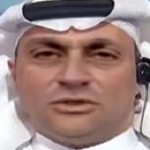
#> input picture uploads/0200.png, 150 x 150 px, found by its file name; its folder holds only this picture in this run
$ python detect.py
#> lines starting #> are read from the running program, lines starting #| are printed output that depends on the picture
import os
import cv2
import numpy as np
from scipy.stats import chisquare
import logging
import pandas as pd
from datetime import datetime

# Configure logging
logging.basicConfig(level=logging.INFO, format='%(asctime)s - %(message)s')

def benfords_law_test(data):
    observed_counts = [data.count(str(digit)) for digit in range(1, 10)]

    # Check if all observed counts are zero
    if all(count == 0 for count in observed_counts):
        logging.info("All observed counts are zero. Skipping analysis.")
        return None

    expected_counts = [len(data) * np.log10(1 + 1/digit) for digit in range(1, 10)]

    # Normalize counts
    total_observed = sum(observed_counts)
    total_expected = sum(expected_counts)

    observed_freq = [count / total_observed for count in observed_counts]
    expected_freq = [count / total_expected for count in expected_counts]

    chi2, p_value = chisquare(f_obs=observed_freq, f_exp=expected_freq)

    return p_value

def analyze_image(image_path):
    img = cv2.imread(image_path, cv2.IMREAD_GRAYSCALE)

    # Check if the image was loaded successfully
    if img is None:
        # logging.error(f"Error loading image: {image_path}")
        return None

    flattened_image = img.flatten()
    features = [str(int(value)) for value in flattened_image]

    return features


def main(image_folder):
    data = []

    threshold = 0.96
    scan_result = ""  # Initialize an empty string to store the current scan result

    for image_file in os.listdir(image_folder):
        if image_file.lower() == ".ds_store":
            continue  # Skip .DS_Store files

        image_path = os.path.join(image_folder, image_file)

        features = analyze_image(image_path)
#> in analyze_image, `img = cv2.imread(image_path, cv2.IMREAD_GRAYSCALE)`:
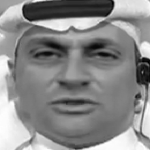
#> img: shape (150, 150); min 0, max 255, mean 136.5
#> in analyze_image, `features = [str(int(value)) for value in flattened_image]`: features = 22500 items
#> features = 22500 items

        # Check if image analysis was successful
        if features is not None:
            p_value = benfords_law_test(features)
#> in benfords_law_test, `observed_counts = [data.count(str(digit)) for digit in range(1, 10)]`: observed_counts = [2, 2, 1, 0, 1, 0, 1, 7, 8]
#> in benfords_law_test, `expected_counts = [len(data) * np.log10(1 + 1/digit) for digit in rang..`: expected_counts = [6773.2, 3962.1, 2811.1, 2180.5, 1781.6, 1506.3, 1304.8, 1150.9, 1029.5]
#> in benfords_law_test, `total_observed = sum(observed_counts)`: total_observed = 22
#> in benfords_law_test, `total_expected = sum(expected_counts)`: total_expected = 22500
#> in benfords_law_test, `observed_freq = [count / total_observed for count in observed_counts]`: observed_freq = [0.0909, 0.0909, 0.0455, 0, 0.0455, 0, 0.0455, 0.318, 0.364]
#> in benfords_law_test, `expected_freq = [count / total_expected for count in expected_counts]`: expected_freq = [0.301, 0.176, 0.125, 0.0969, 0.0792, 0.0669, 0.058, 0.0512, 0.0458]
#> in benfords_law_test, `chi2, p_value = chisquare(f_obs=observed_freq, f_exp=expected_freq)`: chi2 = 4.02; p_value = 0.855
#> p_value = 0.855
            if p_value is not None:
                result = "Potential deepfake" if p_value < threshold else "Authentic"
#> result = 'Potential deepfake'
            else:
                result = "Skipped analysis"

            data.append([datetime.now().strftime('%Y-%m-%d'), datetime.now().strftime('%H:%M:%S'), image_file, p_value, result])
            scan_result += f"{image_file}: {result}\n"  # Append current scan result to the string
        else:
            # Handle the case where image analysis failed
            logging.warning(f"Skipping image analysis for: {image_file}")
            data.append([datetime.now().strftime('%Y-%m-%d'), datetime.now().strftime('%H:%M:%S'), image_file, None, "Skipped analysis"])

    # Load existing CSV data into a DataFrame if the file exists
    csv_file = 'scan_results.csv'
    if os.path.exists(csv_file) and os.stat(csv_file).st_size > 0:  # Check if the CSV file exists and is not empty
        existing_df = pd.read_csv(csv_file)
#> (reads scan_results.csv from the repository)
    else:
        existing_df = pd.DataFrame()

    # Create DataFrame for new data
    new_df = pd.DataFrame(data, columns=['Date', 'Time', 'Image Name', 'PValue', 'Result'])
#> new_df = table of 1 rows and 5 columns

    # Concatenate new data with existing data
    combined_df = pd.concat([existing_df, new_df], ignore_index=True)
#> combined_df = table of 34 rows and 5 columns

    # Save combined DataFrame as CSV
    combined_df.to_csv(csv_file, index=False, mode='w' if existing_df.empty else 'a', header=existing_df.empty)

    return scan_result  # Return the current scan result as a string


if __name__ == "__main__":
    image_folder = "/Applications/XAMPP/xamppfiles/htdocs/DETEK-AI/uploads"
    scan_result = main(image_folder)
    print(scan_result)  # Print the current scan result
#| 0200.png: Potential deepfake
